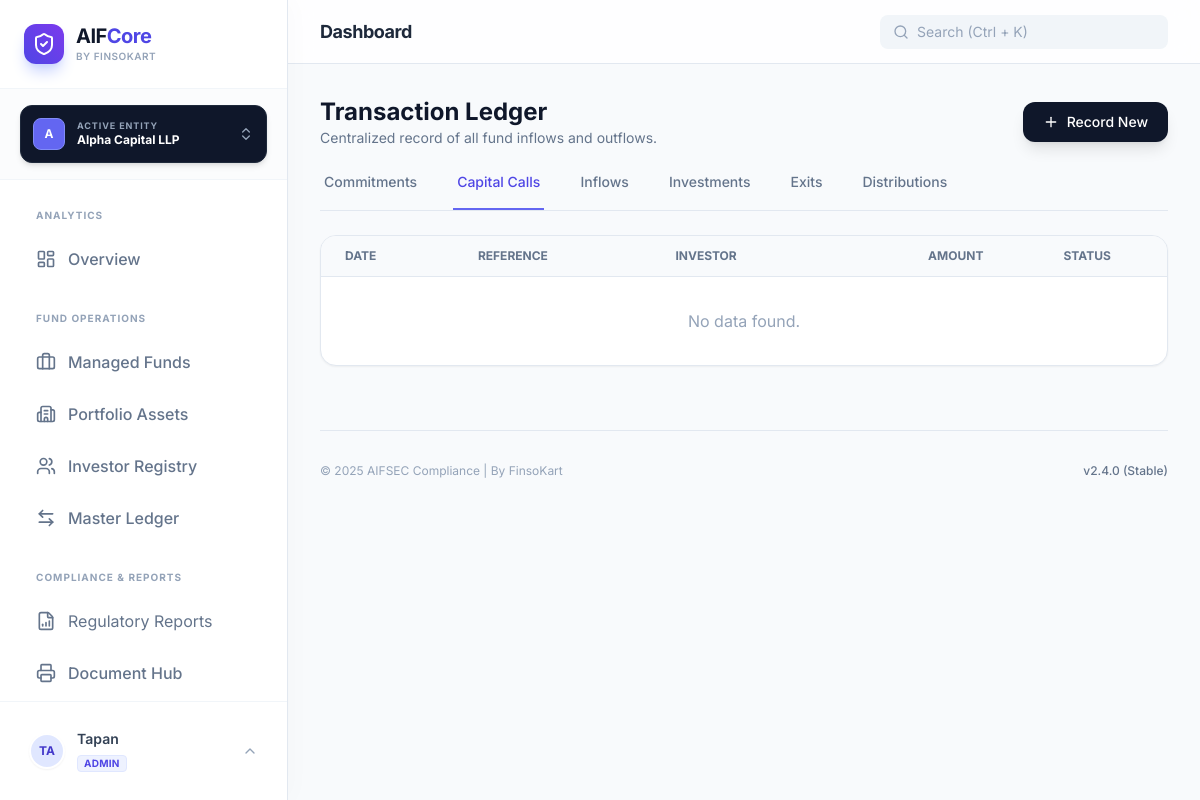
/portal/transactions/ (signed in), run on the app's committed database.
### manager_entities/models.py (models this page shows, shortened)
class ManagerEntity(models.Model):
    name = models.CharField(max_length=255, unique=True)
    sebi_manager_registration_no = models.CharField(max_length=64, blank=True, null=True)
    cin = models.CharField(max_length=21, blank=True, null=True)
    pan = models.CharField(max_length=10, blank=True, null=True)
    gstin = models.CharField(max_length=15, blank=True, null=True)
    registered_address = models.TextField(blank=True, null=True)
    contact_email = models.EmailField(blank=True, null=True)
    contact_phone = models.CharField(max_length=20, blank=True, null=True)
    created_at = models.DateTimeField(auto_now_add=True)
    class Meta:
        ordering = ["name"]
        verbose_name = "Manager Entity"
        verbose_name_plural = "Manager Entities"

class EntityMembership(models.Model):
    ROLE_CHOICES = [
        ('ADMIN', 'Super Admin'),     # Can manage team and all fund data
        ('MANAGER', 'Fund Manager'),  # Can record transactions
        ('COMPLIANCE', 'Officer'),    # Read-only + Reporting access
    ]
    user = models.ForeignKey(User, on_delete=models.CASCADE, related_name='memberships')
    entity = models.ForeignKey(ManagerEntity, on_delete=models.CASCADE, related_name='members')
    role = models.CharField(max_length=20, choices=ROLE_CHOICES, default='MANAGER')
    is_active_selection = models.BooleanField(default=False) # Helper for session defaults
    class Meta:
        unique_together = ('user', 'entity') # One user, one role per entity

### manager_entities/context.py (called while the page is built)
def active_manager_processor(request):
    if not request.user.is_authenticated:
        return {}
    memberships = EntityMembership.objects.filter(user=request.user).select_related('entity')
    active_id = request.session.get('active_entity_id')
    active_membership = None
    if active_id:
        active_membership = memberships.filter(entity_id=active_id).first()
    if not active_membership and memberships.exists():
        active_membership = memberships.first()
        request.session['active_entity_id'] = active_membership.entity.id
    return {
        'active_manager': active_membership.entity if active_membership else None,
        'user_role': active_membership.role if active_membership else None,
        'available_managers': [m.entity for m in memberships]
    }

### templates/transactions/transactions_list.html (shortened to what this page needs)
{% extends 'base.html' %}
{% load humanize %}
{% block content %}
<div x-data="{ activeTab: 'calls' }">
    <div class="flex flex-col md:flex-row md:items-center justify-between gap-4 mb-6">
        <div>
            <h1 class="text-2xl font-bold text-slate-900">Transaction Ledger</h1>
            <p class="text-slate-500 text-sm">Centralized record of all fund inflows and outflows.</p>
        </div>
        <div x-data="{ open: false }" class="relative">
            <button @click="open = !open" class="bg-slate-900 hover:bg-slate-800 text-white px-5 py-2.5 rounded-xl font-medium text-sm flex items-center gap-2 shadow-lg transition-all">
                <i data-lucide="plus" class="w-4 h-4"></i> Record New
            </button>
        </div>
    </div>
    <div class="border-b border-slate-200 mb-6 overflow-x-auto">
        <nav class="flex space-x-8">
            <button @click="activeTab = 'commitments'" :class="activeTab === 'commitments' ? 'border-indigo-500 text-indigo-600' : 'border-transparent text-slate-500 hover:text-slate-700'" class="whitespace-nowrap pb-4 px-1 border-b-2 font-medium text-sm transition-colors">Commitments</button>
            <button @click="activeTab = 'calls'" :class="activeTab === 'calls' ? 'border-indigo-500 text-indigo-600' : 'border-transparent text-slate-500 hover:text-slate-700'" class="whitespace-nowrap pb-4 px-1 border-b-2 font-medium text-sm transition-colors">Capital Calls</button>
            <button @click="activeTab = 'receipts'" :class="activeTab === 'receipts' ? 'border-indigo-500 text-indigo-600' : 'border-transparent text-slate-500 hover:text-slate-700'" class="whitespace-nowrap pb-4 px-1 border-b-2 font-medium text-sm transition-colors">Inflows</button>
            <button @click="activeTab = 'investments'" :class="activeTab === 'investments' ? 'border-indigo-500 text-indigo-600' : 'border-transparent text-slate-500 hover:text-slate-700'" class="whitespace-nowrap pb-4 px-1 border-b-2 font-medium text-sm transition-colors">Investments</button>
            <button @click="activeTab = 'redemptions'" :class="activeTab === 'redemptions' ? 'border-indigo-500 text-indigo-600' : 'border-transparent text-slate-500 hover:text-slate-700'" class="whitespace-nowrap pb-4 px-1 border-b-2 font-medium text-sm transition-colors">Exits</button>
            <button @click="activeTab = 'distributions'" :class="activeTab === 'distributions' ? 'border-indigo-500 text-indigo-600' : 'border-transparent text-slate-500 hover:text-slate-700'" class="whitespace-nowrap pb-4 px-1 border-b-2 font-medium text-sm transition-colors">Distributions</button>
        </nav>
    </div>
    <div x-show="activeTab === 'calls'" style="display: none;">
        <div class="bg-white rounded-2xl border border-slate-200 shadow-sm overflow-hidden">
            <table class="w-full text-left">
                <thead class="bg-slate-50 border-b border-slate-200 text-xs font-bold text-slate-500 uppercase">
                    <tr>
                        <th class="px-6 py-3">Date</th>
                        <th class="px-6 py-3">Reference</th>
                        <th class="px-6 py-3">Investor</th>
                        <th class="px-6 py-3 text-right">Amount</th>
                        <th class="px-6 py-3 text-center">Status</th>
                    </tr>
                </thead>
                <tbody class="divide-y divide-slate-100">
                    {% for item in calls %}
                    <tr class="hover:bg-slate-50">
                        <td class="px-6 py-4 text-sm text-slate-600">{{ item.call_date }}</td>
                        <td class="px-6 py-4 text-sm font-medium text-slate-900">{{ item.reference }}</td>
                        <td class="px-6 py-4 text-sm text-slate-600">{{ item.investor.name }}</td>
                        <td class="px-6 py-4 text-sm text-right font-bold text-slate-900">{{ item.amount_called|intcomma }}</td>
                        <td class="px-6 py-4 text-center">
                            {% if item.is_paid %}
                            <span class="px-2 py-1 bg-emerald-100 text-emerald-700 rounded-full text-xs font-bold">Paid</span>
                            {% else %}
                            <span class="px-2 py-1 bg-amber-100 text-amber-700 rounded-full text-xs font-bold">Pending</span>
                            {% endif %}
                        </td>
                    </tr>
                    {% empty %}
                    <tr><td colspan="5" class="px-6 py-8 text-center text-slate-400">No data found.</td></tr>
                    {% endfor %}
                </tbody>
            </table>
        </div>
    </div>
</div>
{% endblock %}

### templates/base.html (shortened to what this page needs)
<!DOCTYPE html>
<html lang="en">
<head>
    <script src="https://cdn.tailwindcss.com"></script>
</head>
<body class="text-slate-900 antialiased selection:bg-indigo-100 selection:text-indigo-700">
    <div class="flex h-screen overflow-hidden">
        <aside class="w-72 bg-white border-r border-slate-200 flex flex-col z-20 shadow-[4px_0_24px_rgba(0,0,0,0.02)] h-screen">
            <div class="p-6 border-b border-slate-100 flex items-center gap-3">
                <div class="w-10 h-10 bg-gradient-to-tr from-indigo-600 to-violet-600 rounded-xl flex items-center justify-center text-white shadow-lg shadow-indigo-200 shrink-0">
                    <i data-lucide="shield-check" class="w-6 h-6"></i>
                </div>
                <div>
                    <h1 class="font-bold text-xl tracking-tight text-slate-900 leading-tight">AIF<span class="text-indigo-600">Core</span></h1>
                    <p class="text-[10px] text-slate-400 font-semibold uppercase tracking-wider">By FinsoKart</p>
                </div>
            </div>
            <div class="px-5 py-4 border-b border-slate-100 bg-slate-50/50" x-data="{ switchOpen: false }">
                <div class="relative">
                    <button @click="switchOpen = !switchOpen" class="w-full flex items-center justify-between p-3 bg-slate-900 text-white rounded-xl shadow-md hover:bg-slate-800 transition-all group border border-slate-800">
                        <div class="flex items-center gap-3 overflow-hidden">
                            <div class="w-8 h-8 rounded-lg bg-indigo-500 flex items-center justify-center font-bold text-xs shrink-0 border border-indigo-400">
                                {{ active_manager.name|slice:":1"|upper }}
                            </div>
                            <div class="text-left overflow-hidden">
                                <p class="text-[9px] font-bold text-slate-400 uppercase tracking-widest leading-none mb-0.5">Active Entity</p>
                                <p class="text-xs font-bold truncate text-white w-28">{{ active_manager.name|default:"Select Entity" }}</p>
                            </div>
                        </div>
                        <i data-lucide="chevrons-up-down" class="w-4 h-4 text-slate-400 group-hover:text-white transition-colors"></i>
                    </button>
                </div>
            </div>
            <nav class="flex-1 p-5 space-y-1 overflow-y-auto">
                <p class="px-4 pb-2 pt-2 text-[10px] font-bold text-slate-400 uppercase tracking-widest">Analytics</p>
                <a href="{% url 'portal-home' %}"
                class="sidebar-link {% if request.resolver_match.url_name == 'portal-home' %}sidebar-link-active{% else %}sidebar-link-inactive{% endif %}">
                    <i data-lucide="layout-dashboard" class="w-5 h-5 shrink-0"></i>
                    <span>Overview</span>
                </a>
                <p class="px-4 pb-2 pt-6 text-[10px] font-bold text-slate-400 uppercase tracking-widest">Fund Operations</p>
                <a href="{% url 'funds:portal-funds' %}"
                class="sidebar-link {% if 'funds' in request.resolver_match.app_name %}sidebar-link-active{% else %}sidebar-link-inactive{% endif %}">
                    <i data-lucide="briefcase" class="w-5 h-5 shrink-0"></i>
                    <span>Managed Funds</span>
                </a>
                <a href="{% url 'investee_companies:portal-list' %}"
                class="sidebar-link {% if 'investee_companies' in request.resolver_match.app_name %}sidebar-link-active{% else %}sidebar-link-inactive{% endif %}">
                    <i data-lucide="building-2" class="w-5 h-5 shrink-0"></i>
                    <span>Portfolio Assets</span>
                </a>
                <a href="{% url 'investors:portal-list' %}"
                class="sidebar-link {% if 'investors' in request.resolver_match.app_name %}sidebar-link-active{% else %}sidebar-link-inactive{% endif %}">
                    <i data-lucide="users" class="w-5 h-5 shrink-0"></i>
                    <span>Investor Registry</span>
                </a>
                <a href="{% url 'portal-transactions' %}"
                class="sidebar-link {% if 'transactions' in request.resolver_match.app_name %}sidebar-link-active{% else %}sidebar-link-inactive{% endif %}">
                    <i data-lucide="arrow-left-right" class="w-5 h-5 shrink-0"></i>
                    <span>Master Ledger</span>
                </a>
                <p class="px-4 pb-2 pt-6 text-[10px] font-bold text-slate-400 uppercase tracking-widest">Compliance & Reports</p>
                <a href="{% url 'compliances:reports' %}"
                class="flex items-center gap-3 px-4 py-3 rounded-xl transition-all {% if request.resolver_match.view_name == 'compliances:reports' %}bg-indigo-600 text-white shadow-lg shadow-indigo-200{% else %}text-slate-500 hover:bg-slate-50 hover:text-slate-900{% endif %}">
                    <i data-lucide="file-bar-chart" class="w-5 h-5"></i>
                    <span>Regulatory Reports</span>
                </a>
                <a href="{% url 'docgen:hub' %}"
                class="sidebar-link {% if 'docgen' in request.resolver_match.app_name %}sidebar-link-active{% else %}sidebar-link-inactive{% endif %}">
                    <i data-lucide="printer" class="w-5 h-5 shrink-0"></i>
                    <span>Document Hub</span>
                </a>
            </nav>
            <div class="p-4 border-t border-slate-100 mt-auto">
                <div x-data="{ open: false }" class="relative">
                    <button @click="open = !open" class="w-full flex items-center gap-3 px-3 py-2.5 rounded-xl hover:bg-slate-50 border border-transparent hover:border-slate-200 transition-all text-left group">
                        <div class="w-9 h-9 rounded-full bg-indigo-100 flex items-center justify-center text-indigo-700 font-bold text-xs uppercase border-2 border-white shadow-sm shrink-0">
                            {{ user.username|slice:":2"|upper }}
                        </div>
                        <div class="flex-1 overflow-hidden">
                            <p class="text-sm font-semibold text-slate-700 group-hover:text-slate-900 truncate">{{ user.username }}</p>
                            <p class="text-[10px] text-indigo-600 font-bold uppercase tracking-wide bg-indigo-50 px-1.5 rounded inline-block mt-0.5 border border-indigo-100">
                                {{ user_role|default:"Viewer" }}
                            </p>
                        </div>
                        <i data-lucide="chevron-up" class="w-4 h-4 text-slate-400 transition-transform" :class="open ? 'rotate-180' : ''"></i>
                    </button>
                </div>
            </div>
        </aside>
        <main class="flex-1 flex flex-col h-screen overflow-hidden bg-[#f8fafc]">
            <header class="h-16 bg-white/80 backdrop-blur-md border-b border-slate-200 flex items-center justify-between px-8 z-10 sticky top-0">
                <div class="flex items-center gap-4">
                    <h2 class="text-lg font-bold text-slate-800 tracking-tight">{% block page_title %}Dashboard{% endblock %}</h2>
                </div>
                <div x-data="{
                        query: '',
                        results: [],
                        show: false,
                        search() {
                            if (this.query.length < 2) { this.results = []; return; }
                            fetch(`/api/search/?q=${this.query}`)
                                .then(res => res.json())
                                .then(data => {
                                    this.results = data;
                                    this.show = true;
                                });
                        }
                    }"
                    @click.away="show = false"
                    class="relative hidden md:block w-72">
                    <div class="flex items-center bg-slate-100 rounded-lg px-3 py-1.5 border border-transparent focus-within:bg-white focus-within:border-indigo-300 focus-within:ring-4 focus-within:ring-indigo-50 transition-all">
                        <i data-lucide="search" class="w-4 h-4 text-slate-400 shrink-0"></i>
                        <input
                            x-model="query"
                            @input.debounce.300ms="search()"
                            type="text"
                            placeholder="Search (Ctrl + K)"
                            class="bg-transparent border-none outline-none text-sm ml-2 w-full placeholder-slate-400"
                            autocomplete="off"
                        >
                    </div>
                </div>
            </header>
            <section class="flex-1 overflow-y-auto p-8 scroll-smooth">
                {% block content %}{% endblock %}
                <footer class="mt-16 pt-8 border-t border-slate-200 flex justify-between items-center text-xs text-slate-400">
                    <p>&copy; 2025 AIFSEC Compliance | By FinsoKart </p>
                    <p class="font-medium text-slate-500">v2.4.0 (Stable)</p>
                </footer>
            </section>
        </main>
    </div>
</body>
</html>

### templates/base.html (style rules this page uses)
body { font-family: 'Inter', sans-serif; background-color: #f8fafc; }
.sidebar-link { display: flex; align-items: center; gap: 12px; padding: 12px 16px; border-radius: 12px; font-weight: 500; transition: all 0.2s ease-in-out; width: 100%; }
.sidebar-link-inactive { color: #64748b; }

### data on the page
ManagerEntity: name "A", name "Alpha Capital LLP"
EntityMembership: role "ADMIN"

### other printed values
{{ user.username|slice:":2"|upper }} "TA"
{{ user.username }} "Tapan"
